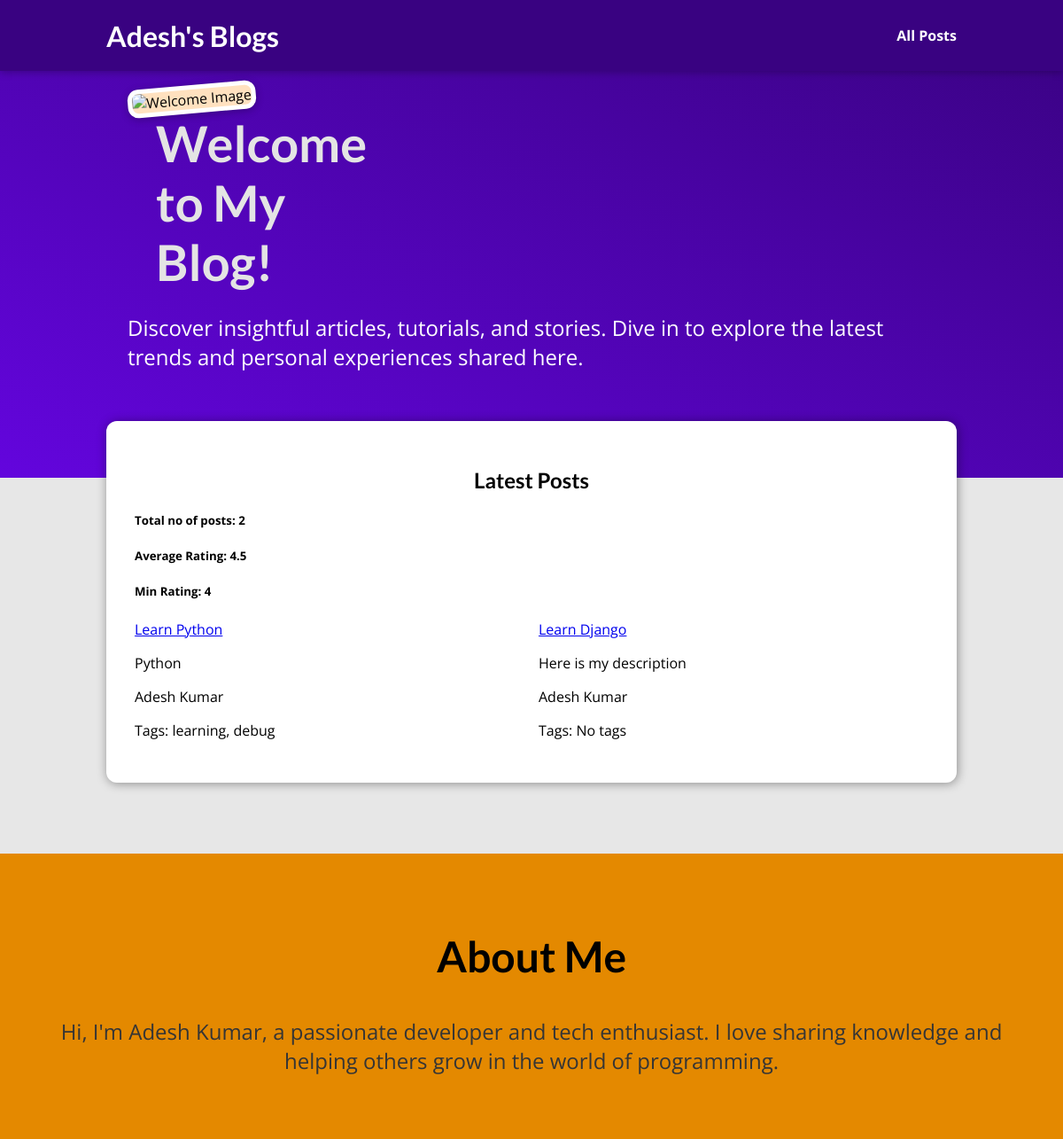
/, run on an earlier commit of the app's database.
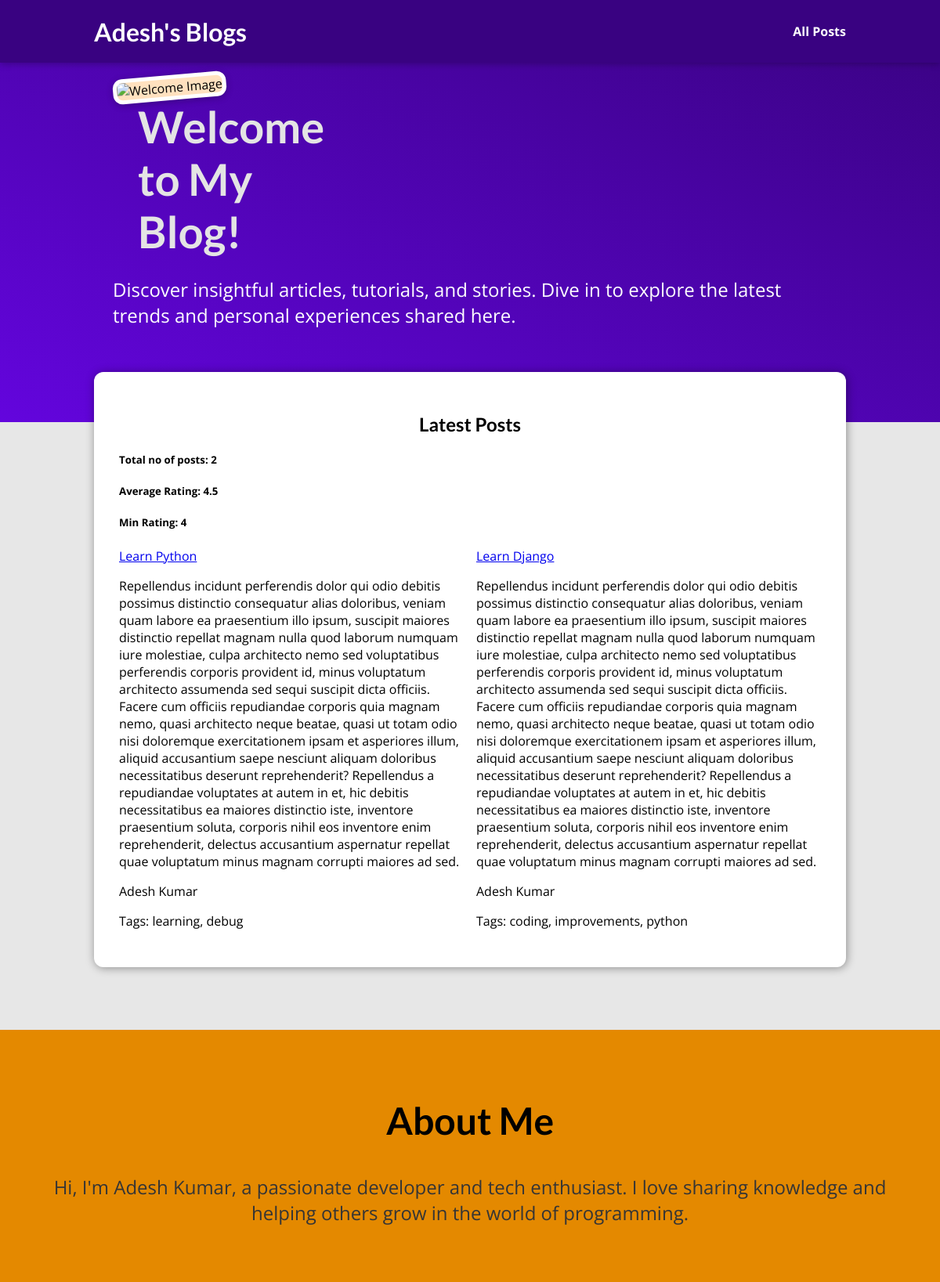
And on a later commit of the database.
### blogs/models.py (models this page shows, shortened)
class Post(models.Model):
    title = models.CharField(max_length=200)
    rating = models.IntegerField(
        validators=[MinValueValidator(1), MaxValueValidator(5)])
    description = models.TextField(validators=[MinLengthValidator(50)])
    image = models.CharField(max_length=100, default="", null=True, blank=True)
    created_at = models.DateTimeField(auto_now_add=True)
    updated_at = models.DateTimeField(auto_now=True)
    author = models.ForeignKey(
        Author, on_delete=models.CASCADE, null=True, related_name="posts")
    slug = models.SlugField(default="", blank=True, null=False,
                            db_index=True, unique=True)  # for indexing
    tags = models.ManyToManyField(Tag, blank=True)
    def get_absolute_url(self):
        return reverse("post-details", args=[self.slug])
    def __str__(self):
        return f"{self.title} {self.rating} {self.description} {self.slug}"

class Author(models.Model):
    first_name = models.CharField(max_length=50)
    last_name = models.CharField(max_length=50)
    email = models.EmailField(null=True)
    address = models.OneToOneField(
        Address, on_delete=models.CASCADE, null=True)
    def get_full_name(self):
        return f"{self.first_name} {self.last_name}"
    def __str__(self):
        return self.get_full_name()

class Tag(models.Model):
    name = models.CharField(max_length=40, unique=True)

### blogs/views.py (the view)
# urls.py: path("", views.index, name="index"),
def index(request):
    posts = Post.objects.all().order_by("-title")
    print(posts)
    total_posts = posts.count()
    avg_rating = posts.aggregate(
        Avg("rating"), Min("rating"))  # aggregate function
    return render(request, "blogs/index.html", {
        "posts": posts,
        "total_posts": total_posts,
        "avg_rating": avg_rating
    })

### blogs/templates/blogs/index.html (shortened to what this page needs)
{% extends "base.html" %}
{% load static %}
{% block css_files %}
<link rel="stylesheet" href="{% static "blogs/index.css" %}">
<link rel="stylesheet" href="{% static "blogs/post.css" %}">
{% endblock  %}
{% block content %}
{% include "blogs/includes/header.html" %}
<section id="welcome">
    <div class="welcome-container">
        <img src="{% static 'blogs/images/welcome.jpg' %}" alt="Welcome Image" class="welcome-image">
        <div class="welcome-description">
            <h2>Welcome to My Blog!</h2>
            <p>
                Discover insightful articles, tutorials, and stories. Dive in to explore the latest trends and personal experiences shared here.
            </p>
        </div>
    </div>
</section>
<section id="latest-posts">
    <h2>Latest Posts</h2>
    <h5>Total no of posts: {{total_posts}}</h5>
    <h5>Average Rating: {{avg_rating.rating__avg}}</h5>
    <h5>Min Rating: {{avg_rating.rating__min}}</h5>
    <ul>
        {% for post in posts %}
        <li>
            <a href="{{ post.get_absolute_url }}">{{post.title}}</a>
            <p>{{post.description}}</p>
            <p>{{post.author}}</p>
            <p>
              Tags:
              {% for tag in post.tags.all %}
                {{ tag.name }}{% if not forloop.last %}, {% endif %}
              {% empty %}
                No tags
              {% endfor %}
            </p>
        </li>
        {% endfor %}
    </ul>
</section>
<section id="about">
    <h2>About Me</h2>
    <p>
        Hi, I'm Adesh Kumar, a passionate developer and tech enthusiast. I love sharing knowledge and helping others grow in the world of programming.
    </p>
</section>
{% endblock  %}

What changed in the data, as far as the page shows it:
changed Post "Learn Python": description "Python" → "Repellendus incidunt perferendis dolor qui odio debitis possimus distinctio consequatur alias doloribus, veniam quam labore ea praesentium illo ipsum, suscipit maiores distinctio repellat magnam nulla quod laborum numquam iure molestiae, culpa architecto nemo sed voluptatibus perferendis corporis provident id, minus voluptatum architecto assumenda sed sequi suscipit dicta officiis. Facere cum officiis repudiandae corporis quia magnam nemo, quasi architecto neque beatae, quasi ut totam odio nisi doloremque exercitationem ipsam et asperiores illum, aliquid accusantium saepe nesciunt aliquam doloribus necessitatibus deserunt reprehenderit? Repellendus a repudiandae voluptates at autem in et,…"
changed Post "Learn Django": gains Tag (name "coding"); gains Tag (name "improvements"); gains Tag (name "python"); description "Here is my description" → "Repellendus incidunt perferendis dolor qui odio debitis possimus distinctio consequatur alias doloribus, veniam quam labore ea praesentium illo ipsum, suscipit maiores distinctio repellat magnam nulla quod laborum numquam iure molestiae, culpa architecto nemo sed voluptatibus perferendis corporis provident id, minus voluptatum architecto assumenda sed sequi suscipit dicta officiis. Facere cum officiis repudiandae corporis quia magnam nemo, quasi architecto neque beatae, quasi ut totam odio nisi doloremque exercitationem ipsam et asperiores illum, aliquid accusantium saepe nesciunt aliquam doloribus necessitatibus deserunt reprehenderit? Repellendus a repudiandae voluptates at autem in et,…"; no longer shows "No tags"
